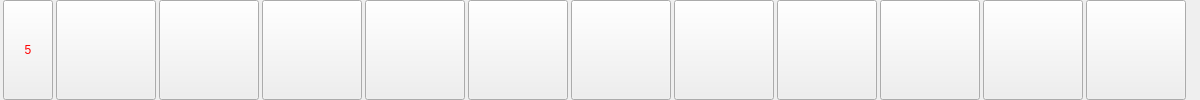
     <widget class="QWidget" name="line4" native="true">
      <property name="minimumSize">
       <size>
        <width>1200</width>
        <height>100</height>
       </size>
      </property>
      <property name="maximumSize">
       <size>
        <width>100</width>
        <height>100</height>
       </size>
      </property>
      <layout class="QHBoxLayout" name="horizontalLayout_8">
       <property name="spacing">
        <number>0</number>
       </property>
       <property name="sizeConstraint">
        <enum>QLayout::SetNoConstraint</enum>
       </property>
       <property name="leftMargin">
        <number>0</number>
       </property>
       <property name="topMargin">
        <number>0</number>
       </property>
       <property name="rightMargin">
        <number>0</number>
       </property>
       <property name="bottomMargin">
        <number>0</number>
       </property>
       <item>
        <widget class="QToolButton" name="toolButton_46">
         <property name="minimumSize">
          <size>
           <width>50</width>
           <height>100</height>
          </size>
         </property>
         <property name="maximumSize">
          <size>
           <width>50</width>
           <height>100</height>
          </size>
         </property>
         <property name="styleSheet">
          <string notr="true">color: rgb(255, 0, 0);
font: 18pt &quot;华文琥珀&quot;;</string>
         </property>
         <property name="text">
          <string>5</string>
         </property>
         <property name="iconSize">
          <size>
           <width>80</width>
           <height>80</height>
          </size>
         </property>
         <property name="autoRaise">
          <bool>false</bool>
         </property>
        </widget>
       </item>
       <item>
        <widget class="QPushButton" name="col4_0">
         <property name="minimumSize">
          <size>
           <width>100</width>
           <height>100</height>
          </size>
         </property>
         <property name="maximumSize">
          <size>
           <width>100</width>
           <height>100</height>
          </size>
         </property>
         <property name="text">
          <string/>
         </property>
         <property name="iconSize">
          <size>
           <width>100</width>
           <height>100</height>
          </size>
         </property>
        </widget>
       </item>
       <item>
        <widget class="QPushButton" name="col4_1">
         <property name="minimumSize">
          <size>
           <width>100</width>
           <height>100</height>
          </size>
         </property>
         <property name="maximumSize">
          <size>
           <width>100</width>
           <height>100</height>
          </size>
         </property>
         <property name="text">
          <string/>
         </property>
         <property name="iconSize">
          <size>
           <width>100</width>
           <height>100</height>
          </size>
         </property>
        </widget>
       </item>
       <item>
        <widget class="QPushButton" name="col4_2">
         <property name="minimumSize">
          <size>
           <width>100</width>
           <height>100</height>
          </size>
         </property>
         <property name="maximumSize">
          <size>
           <width>100</width>
           <height>100</height>
          </size>
         </property>
         <property name="text">
          <string/>
         </property>
         <property name="iconSize">
          <size>
           <width>100</width>
           <height>100</height>
          </size>
         </property>
        </widget>
       </item>
       <item>
        <widget class="QPushButton" name="col4_3">
         <property name="minimumSize">
          <size>
           <width>100</width>
           <height>100</height>
          </size>
         </property>
         <property name="maximumSize">
          <size>
           <width>100</width>
           <height>100</height>
          </size>
         </property>
         <property name="text">
          <string/>
         </property>
         <property name="iconSize">
          <size>
           <width>100</width>
           <height>100</height>
          </size>
         </property>
        </widget>
       </item>
       <item>
        <widget class="QPushButton" name="col4_4">
         <property name="minimumSize">
          <size>
           <width>100</width>
           <height>100</height>
          </size>
         </property>
         <property name="maximumSize">
          <size>
           <width>100</width>
           <height>100</height>
          </size>
         </property>
         <property name="text">
          <string/>
         </property>
         <property name="iconSize">
          <size>
           <width>100</width>
           <height>100</height>
          </size>
         </property>
        </widget>
       </item>
       <item>
        <widget class="QPushButton" name="col4_5">
         <property name="minimumSize">
          <size>
           <width>100</width>
           <height>100</height>
          </size>
         </property>
         <property name="maximumSize">
          <size>
           <width>100</width>
           <height>100</height>
          </size>
         </property>
         <property name="text">
          <string/>
         </property>
         <property name="iconSize">
          <size>
           <width>100</width>
           <height>100</height>
          </size>
         </property>
        </widget>
       </item>
       <item>
        <widget class="QPushButton" name="col4_6">
         <property name="minimumSize">
          <size>
           <width>100</width>
           <height>100</height>
          </size>
         </property>
         <property name="maximumSize">
          <size>
           <width>100</width>
           <height>100</height>
          </size>
         </property>
         <property name="text">
          <string/>
         </property>
         <property name="iconSize">
          <size>
           <width>100</width>
           <height>100</height>
          </size>
         </property>
        </widget>
       </item>
       <item>
        <widget class="QPushButton" name="col4_7">
         <property name="minimumSize">
          <size>
           <width>100</width>
           <height>100</height>
          </size>
         </property>
         <property name="maximumSize">
          <size>
           <width>100</width>
           <height>100</height>
          </size>
         </property>
         <property name="text">
          <string/>
         </property>
         <property name="iconSize">
          <size>
           <width>100</width>
           <height>100</height>
          </size>
         </property>
        </widget>
       </item>
       <item>
        <widget class="QPushButton" name="col4_8">
         <property name="minimumSize">
          <size>
           <width>100</width>
           <height>100</height>
          </size>
         </property>
         <property name="maximumSize">
          <size>
           <width>100</width>
           <height>100</height>
          </size>
         </property>
         <property name="text">
          <string/>
         </property>
         <property name="iconSize">
          <size>
           <width>100</width>
           <height>100</height>
          </size>
         </property>
        </widget>
       </item>
       <item>
        <widget class="QPushButton" name="col4_9">
         <property name="minimumSize">
          <size>
           <width>100</width>
           <height>100</height>
          </size>
         </property>
         <property name="maximumSize">
          <size>
           <width>100</width>
           <height>100</height>
          </size>
         </property>
         <property name="text">
          <string/>
         </property>
         <property name="iconSize">
          <size>
           <width>100</width>
           <height>100</height>
          </size>
         </property>
        </widget>
       </item>
       <item>
        <widget class="QPushButton" name="col4_10">
         <property name="minimumSize">
          <size>
           <width>100</width>
           <height>100</height>
          </size>
         </property>
         <property name="maximumSize">
          <size>
           <width>100</width>
           <height>100</height>
          </size>
         </property>
         <property name="text">
          <string/>
         </property>
         <property name="iconSize">
          <size>
           <width>100</width>
           <height>100</height>
          </size>
         </property>
        </widget>
       </item>
      </layout>
     </widget>
